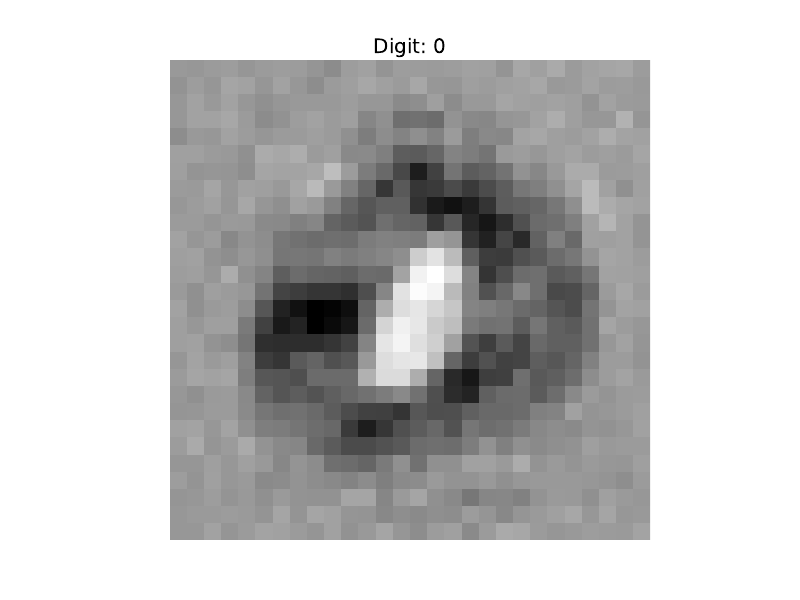

Here is the Python script that generated this plot:
from nn import NeuralNetwork
import numpy
import matplotlib.pyplot as plt
from matplotlib.backends.backend_pdf import PdfPages

#Declare # of nodes for the neural network
input_nodes = 784
hidden_nodes = 100
hidden_layers = 1
output_nodes = 10
learning_rate  = 0.3

n = NeuralNetwork(input_nodes,hidden_nodes, hidden_layers, output_nodes, learning_rate)

training_data_file = open("../../mnist_train.csv", 'r')
training_data = training_data_file.readlines()
training_data_file.close()

# Train the network
for record in training_data:
	#Split the string into a list and scale/shift values
	all_values =record.split(',')
	inputs = (numpy.asfarray(all_values[1:]) / 255.0 * 0.99) + 0.01

	targets = numpy.zeros(output_nodes) + 0.01
	targets[int(all_values[0])] = 0.99
	n.train(inputs, targets)


# Load test data into a list
test_data_file = open("../../mnist_test.csv", 'r')
test_data = test_data_file.readlines()
test_data_file.close()

scorecard  = []
# Test the neural network
for record in test_data:
	all_values = record.split(',')

	# Correct answer is first value
	correct_label = int(all_values[0])
	# print correct_label, "correct label"

	# Scale/shift the data
	inputs = (numpy.asfarray(all_values[1:]) / 255.0 * 0.99) + 0.01

	# Query the network
	outputs = n.query(inputs)

	# The index of the highest value corresponds to the label
	# ie the networks guess of which digit it is
	label = numpy.argmax(outputs)
	# print label, "network's answer"

	# Append correct or inccorect to the list
	if label == correct_label:
		scorecard.append(1)
	else:
		scorecard.append(0)

# Calculate the accuracy of the neural network
scorecard_array = numpy.asarray(scorecard)
accuracy  = float(scorecard_array.sum()) / float(scorecard_array.size) * 100
print "performance = ", str(accuracy)+"%"

# Back query the network to see an image of what the network thinks
# each digit looks like
# fig = plt.figure()
ax = plt.subplot()
pp = PdfPages('digits.pdf')
plt.axis('off')
for i in range(output_nodes):
	targets = numpy.zeros(output_nodes)+0.01
	targets[i] = 0.99
	ax.set_title('Digit: '+str(i))
	# Get image data
	image_data = n.back_query(targets)
	plt.imshow(image_data.reshape(28,28), cmap='Greys', interpolation='None')
	pp.savefig()
pp.close()
